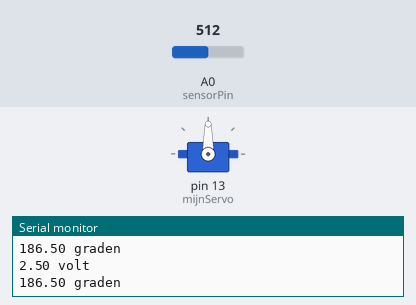
The sketch below on a simulated Arduino Uno, built with avr-gcc and run on an emulated ATmega328P. Parts: servo, the last lines printed to the serial monitor. The inputs (shaded band) are chosen by the test bench; at power-on: A0 (sensorPin) = 512.

Above: at 1.8 s.
1.9 s: A0 (sensorPin) set to 192
4.2 s: A0 (sensorPin) set to 171
At 7.1 s:
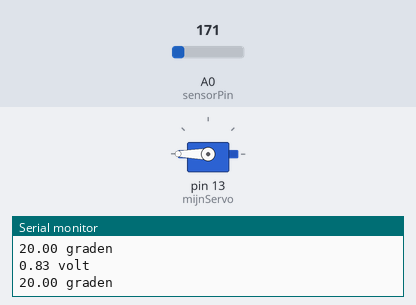
7.5 s: A0 (sensorPin) set to 306
At 9.5 s:
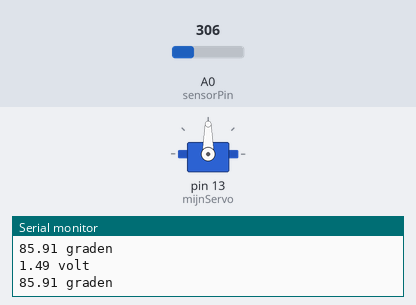
10.5 s: A0 (sensorPin) set to 122
At 13.1 s:
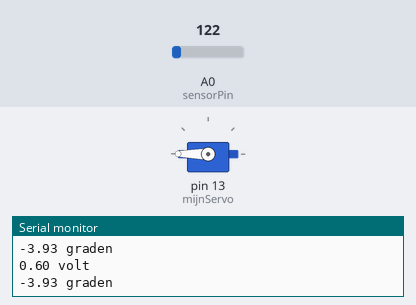
Timing chart, 0 to 14.5 s (numbered marks = the images above; inputs shaded):
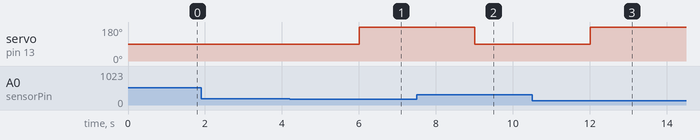

Measured:
- the behaviour switches between 178 and 177 on A0 (sensorPin) (found by bisection; images 0 and 1)
- after the input at 4.2 s, servo on pin 13 (mijnServo): 90° → 180° after 1.8 s
- after the input at 7.5 s, servo on pin 13 (mijnServo): 180° → 90° after 1.5 s
- after the input at 10.5 s, servo on pin 13 (mijnServo): 90° → 180° after 1.5 s

The sketch:

sketch_project_servoTemp.ino
```cpp
#include <Servo.h>                              //Haalt de benodigde methodes voor een servo binnen

int sensorPin = 0;                              //Intialiseert de temperatuursensor en geeft aan dat deze op pin 0 zit
Servo mijnServo;                                //Intialiseert een servo met de naam "mijnServo"
int pos = 0;                                    //Intialiseert de positie van de raampjes in graden

void setup()
{
  Serial.begin(9600);                           //Start de seriële monitor.
  mijnServo.attach(13);                         //Zet de servo aan en verbindt deze met port 13
}

 void loop()
{
  int reading = analogRead(sensorPin);          //Intialiseert een variabele genaamd reading, deze leest de temperatuursensor af doormiddel van "analogRead"

  float voltage = reading * 5.0;                //Intialiseert een kommagetaal genaamd voltage die 5x de waarde is van de afgelezen waarde van reading (reading * 5)
  voltage /= 1024.0;                            //Verandert de waarde van voltage naar de waarde van de vorige formule gedeeld door 1024 (reading * 5 / 1024)

  Serial.print(voltage);                        //Print de waarde van voltage in de seriële monitor
  Serial.println(" volt");                      //Print de tekst " volt" achter de waarde voltage

  double calibratie = 13.5;                     //Intialiseert een variabele genaamd calibratie die zorgt dat de temperatuur die
                                                //wordt weergeven op de lcd gelijk is aan de temperatuur die het op dit moment echt is
  float temperatuur = (voltage - 0.5) * 100;    //Intialiseert een kommagetal genaamd temperatuur die gelijk is aan ((voltage - 0,5) * 100)
  double tempC = temperatuur - calibratie;      //Intialiseert een kommagetal genaamd TempC die +- gelijk is aan de temperatuur die het op dit moment echt is
    Serial.print(tempC);                        //Print de waarde van tempC in de seriële monitor
    Serial.println(" graden");                  //Print de tekst " graden" achter de waarde tempC
    delay(1000);                                //Wacht 1 seconde voordat de loop verder gaat

  if(tempC >= 23)                               //Kijkt of de temperatuur hoger of gelijk is aan 23
  {                                             //Als dit zo is wordt de volgende code uitgevoert
    int Open = 90;                              //Intialiseert een variabele genaamd Open met de waarde 90
    mijnServo.write(Open);                      //Zet de positie van het raam op 90
  }
  else                                          //Als de temperatuur lager is dan 23 wordt de volgende code uitgevoert
  {
    int Dicht = 180;                            //Intialiseert een variabele genaamd Open met de waarde 180
    mijnServo.write(Dicht);                     //Zet de positie van het raam op 180
  }
}
```
